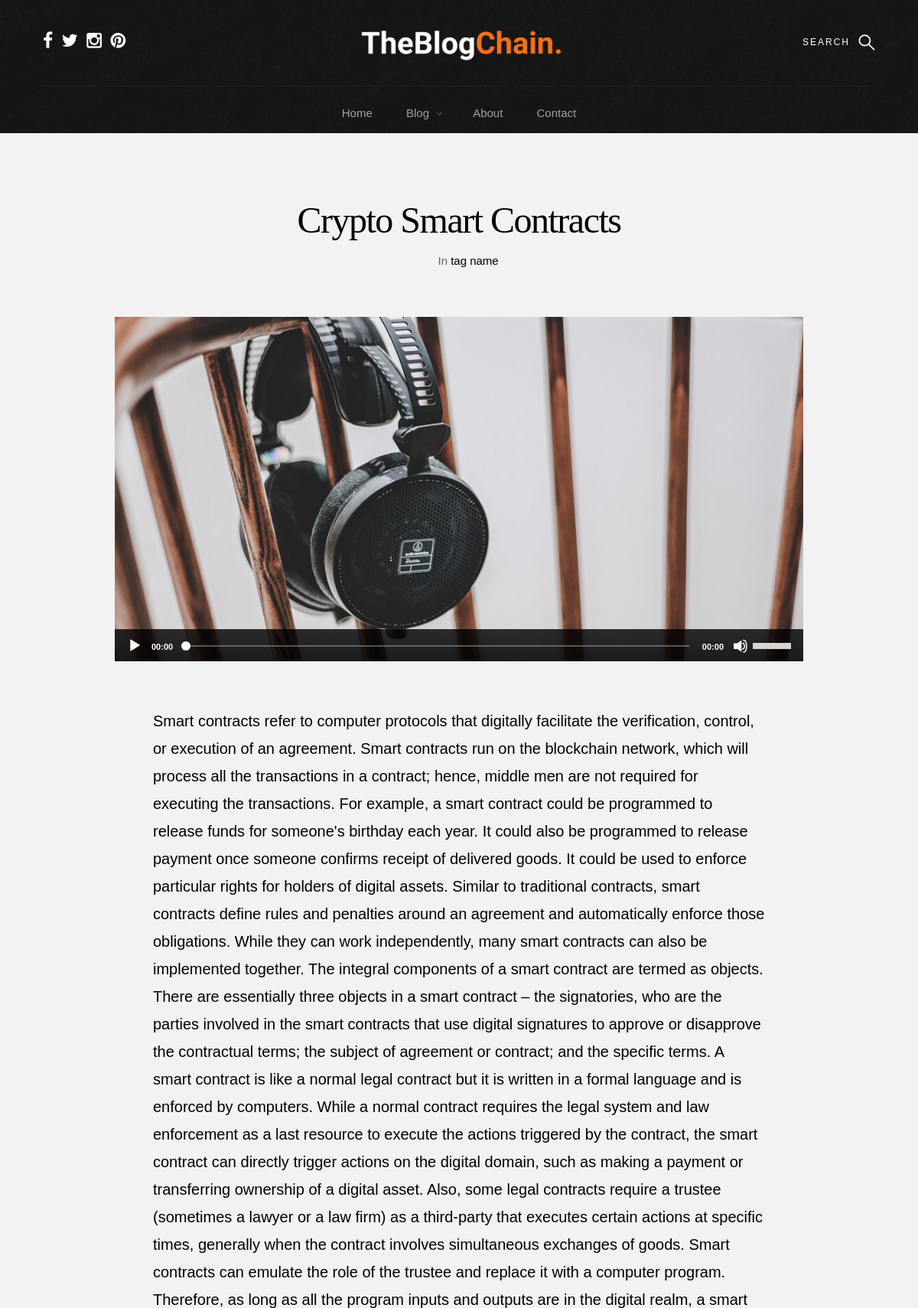
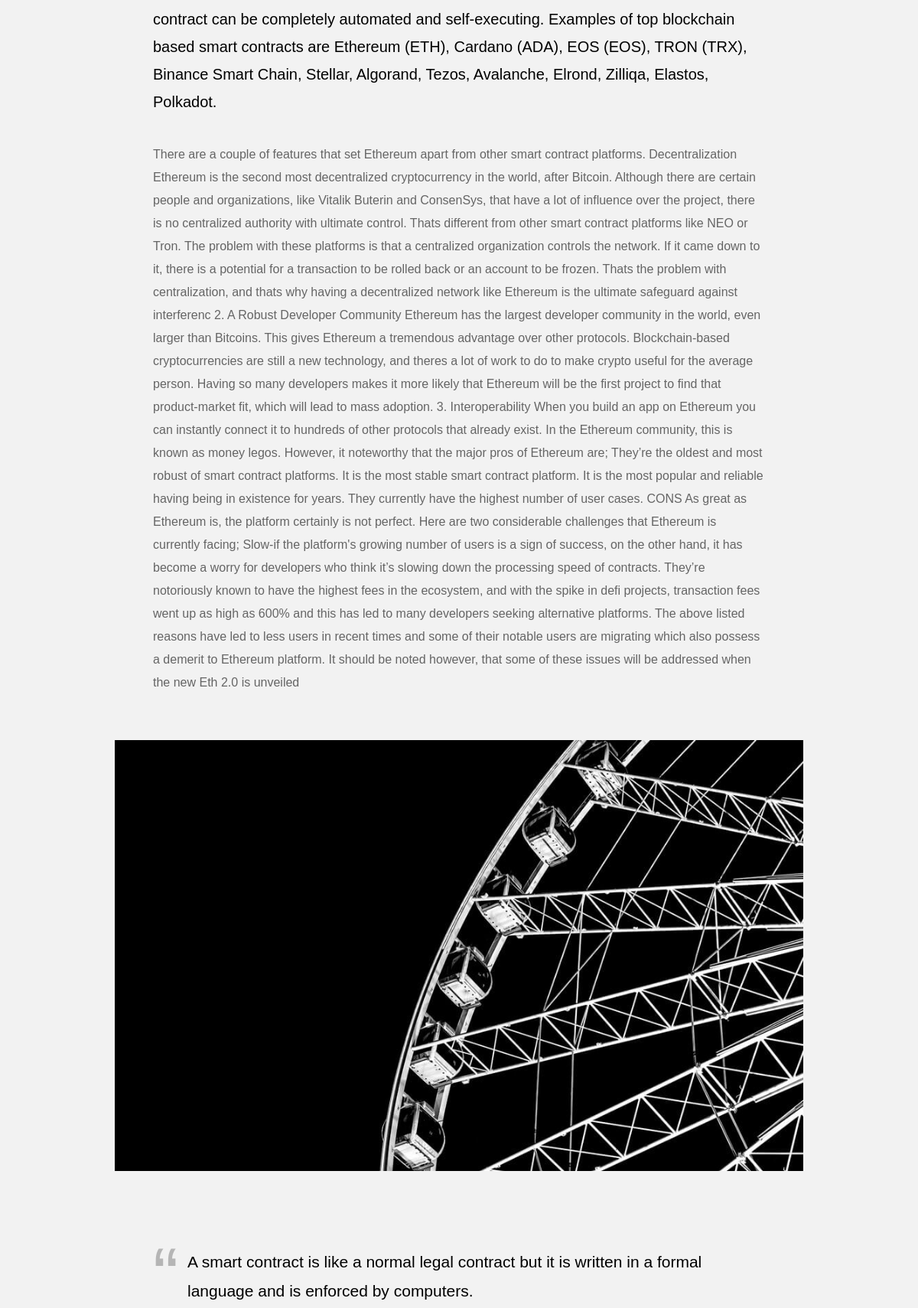
The app's page /audio/ (upper part) with its own data (2 pictures, top to bottom).
### blog/models.py (models this page shows, shortened)
class PostPage(models.Model):
	id_num = models.CharField(max_length=3, default='000')
	tag = models.CharField(max_length=100, default='tag name')
	title = models.CharField(max_length=200, default='title' )
	author = models.CharField(max_length=100, default=User) #change it to the current logged in user
	introduction = models.TextField(default='Type your introduction here ...')
	content = models.TextField()
	quote = models.CharField(max_length=300, default='Quote from your blog here ...')
	titlePara1 = models.CharField(max_length=100, default='...')
	para1 = models.TextField(default='...')
	para2 = models.TextField(default='...')
	titlePara3 = models.CharField(max_length=100, default='...')
	para3 = models.TextField(default='...')
	date_posted = models.DateTimeField(default=timezone.now)

### blog/views.py (the view)
# urls.py: path('audio/', blog_views.audio, name='audio'),
def audio(request):
	return render(request, 'blog/single-audio.html', context)

### blog/templates/blog/single-audio.html (shortened to what this page needs)
{% load static %}
<!DOCTYPE html>
<html class="no-js" lang="en">
    {% for content in content %}
    {% if content.id_num == '001' %}
<head>
    <link rel="stylesheet" href="{% static 'blog/css/base.css' %}">
    <link rel="stylesheet" href="{% static 'blog/css/vendor.css' %}">
    <link rel="stylesheet" href="{% static 'blog/css/main.css' %}">
</head>
<body id="top">
     <div class="s-pageheader">
        <header class="header">
            <div class="header__content row">
                <div class="header__logo">
                    <a class="logo" href="/">
                        <img src="{% static 'blog/images/logo.png' %}" alt="Homepage">
                    </a>
                </div>
                <ul class="header__social">
                    <li>
                        <a href="#0"><i class="fa fa-facebook" aria-hidden="true"></i></a>
                    </li>
                    <li>
                        <a href="#0"><i class="fa fa-twitter" aria-hidden="true"></i></a>
                    </li>
                    <li>
                        <a href="https://instagram.com/sharingincorporated"><i class="fa fa-instagram" aria-hidden="true"></i></a>
                    </li>
                    <li>
                        <a href="#0"><i class="fa fa-pinterest" aria-hidden="true"></i></a>
                    </li>
                </ul>
                <a class="header__search-trigger" href="#0"></a>
                <nav class="header__nav-wrap">
                    <ul class="header__nav">
                        <li><a href="/" title="">Home</a></li>
                        <li class="has-children">
                            <a href="#0" title="" class="current">Blog</a>
                        </li>
                        <li><a href="/about" title="">About</a></li>
                        <li><a href="/contact" title="">Contact</a></li>
                    </ul>
                </nav>
            </div>
        </header>
    </div>
    <section class="s-content s-content--narrow s-content--no-padding-bottom">
        <article class="row format-audio">
            <div class="s-content__header col-full">
                <h1 class="s-content__header-title">
                    {{ content.title }}
                </h1>
                <ul class="s-content__header-meta">
                    <li class="cat">
                        In
                        <a href="#0">{{ content.tag }}</a>
                    </li>
                </ul>
            </div>
            <div class="s-content__media col-full">
                <div class="s-content__post-thumb">
                    <img src="{% static 'blog/images/thumbs/single/audio/audio-1000.jpg' %}"
                         sizes="(max-width: 2000px) 100vw, 2000px" alt="" >
                    <div class="audio-wrap">
                    </div>
                </div>
            </div>
            <div class="col-full s-content__main">
                <p class="lead">{{ content.introduction }}</p>
                <p>
                    {{ content.content }}
                </p>
                <p>
                <img src="{% static 'blog/images/wheel-1000.jpg' %}"
                     sizes="(max-width: 2000px) 100vw, 2000px" alt="">
                </p>
                <blockquote><p>{{ content.quote }}</p></blockquote>
            </div>
        </article>
        {% endif %}
        {% endfor %}
</body>
</html>

### blog/static/blog/css/base.css (style rules this page uses)
html { font-family: sans-serif; line-height: 1.15; -ms-text-size-adjust: 100%; -webkit-text-size-adjust: 100%; }
body { margin: 0; }
article, aside, footer, header, nav, section { display: block; }
h1 { font-size: 2em; margin: 0.67em 0; }
a { background-color: transparent; -webkit-text-decoration-skip: objects; }
img { border-style: none; }
html { font-size: 62.5%; box-sizing: border-box; }
*, *::before, *::after { box-sizing: inherit; }
body { font-weight: normal; line-height: 1; word-wrap: break-word; text-rendering: optimizeLegibility; -webkit-overflow-scrolling: touch; -webkit-text-size-adjust: none; }
body, input, button { -moz-osx-font-smoothing: grayscale; -webkit-font-smoothing: antialiased; }
img, video { max-width: 100%; height: auto; }
div, dl, dt, dd, ul, ol, li, h1, h2, h3, h4, h5, h6, pre, form, p, blockquote, th, td { margin: 0; padding: 0; }
h1, h2, h3, h4, h5, h6 { -webkit-font-smoothing: auto; -webkit-font-smoothing: antialiased; -webkit-font-variant-ligatures: common-ligatures; -moz-font-variant-ligatures: common-ligatures; font-variant-ligatures: common-ligatures; text-rendering: optimizeLegibility; }
em, i { font-style: italic; line-height: inherit; }
ol, ul { list-style: none; }
li { display: block; }
a { text-decoration: none; line-height: inherit; }
a img { border: none; }
.row { width: 94%; max-width: 1200px; margin: 0 auto; }
.row:after { content: ""; display: table; clear: both; }
[class*="col-"] { float: left; padding: 0 20px; }
.col-twelve, .col-full { width: 100%; }
@media only screen and (max-width: 1200px) { [class*="col-"] { padding: 0 15px; } }

### records on screen
PostPage: title "Crypto Smart Contracts", tag "tag name", introduction "Smart contracts refer to computer protocols that digitally facilitate the verification, control, or execution of an agreement. Smart contracts run on the blockchain network, which will process all the transactions in a contract; hence, middle men are not required for executing the transactions. For example, a smart contract could be programmed to release funds for someone's birthday each year. It could also be programmed to release payment once someone confirms receipt of delivered goods. It could be used to enforce particular rights for holders of digital assets. Similar to traditional contracts, smart contracts define rules and penalties around an agreement and automatically enforce those…", content "There are a couple of features that set Ethereum apart from other smart contract platforms. Decentralization Ethereum is the second most decentralized cryptocurrency in the world, after Bitcoin. Although there are certain people and organizations, like Vitalik Buterin and ConsenSys, that have a lot of influence over the project, there is no centralized authority with ultimate control. Thats different from other smart contract platforms like NEO or Tron. The problem with these platforms is that a centralized organization controls the network. If it came down to it, there is a potential for a transaction to be rolled back or an account to be frozen. Thats the problem with centralization, and…", quote "A smart contract is like a normal legal contract but it is written in a formal language and is enforced by computers."
